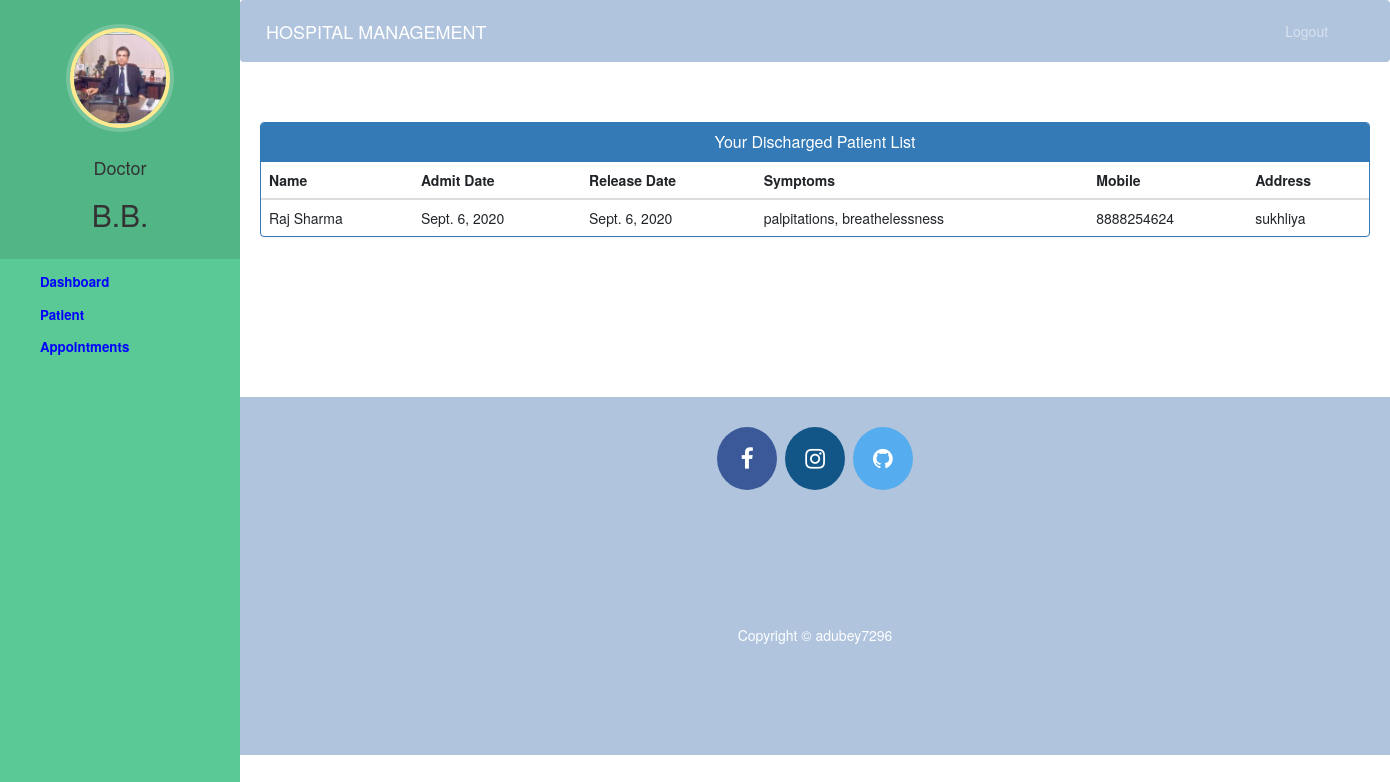
The app's page /doctor-view-discharge-patient (signed in) with its own data.
### home/models.py (models this page shows, shortened)
class Doctor(models.Model):
    user=models.OneToOneField(User,on_delete=models.CASCADE)
    profile_pic= models.ImageField(upload_to='profile_pic/DoctorProfilePic/',null=True,blank=True)
    address = models.CharField(max_length=40,null=True)
    mobile = models.CharField(max_length=20,null=True)
    department= models.CharField(max_length=50,choices=departments,default='Cardiologist')
    status=models.BooleanField(default=False)

class PatientDischargeDetails(models.Model):
    patientId=models.PositiveIntegerField(null=True)
    patientName=models.CharField(max_length=40,null=True)
    assignedDoctorName=models.CharField(max_length=40,null=True)
    address = models.CharField(max_length=40,null=True)
    mobile = models.CharField(max_length=20,null=True)
    symptoms = models.CharField(max_length=100,null=True)
    admitDate=models.DateField(null=False)
    releaseDate=models.DateField(null=False)
    daySpent=models.PositiveIntegerField(null=False)
    roomCharge=models.PositiveIntegerField(null=False)
    medicineCost=models.PositiveIntegerField(null=False)
    doctorFee=models.PositiveIntegerField(null=False)
    OtherCharge=models.PositiveIntegerField(null=False)
    total=models.PositiveIntegerField(null=False)

### home/views.py (the view)
# urls.py: path('doctor-view-discharge-patient',views.doctor_view_discharge_patient_view,name='doctor-view-discharge-patient'),
@login_required(login_url='doctorlogin')
@user_passes_test(is_doctor)
def doctor_view_discharge_patient_view(request):
    dischargedpatients=models.PatientDischargeDetails.objects.all().distinct().filter(assignedDoctorName=request.user.first_name)
    doctor=models.Doctor.objects.get(user_id=request.user.id) #for profile picture of doctor in sidebar
    return render(request,'hospital/doctor_view_discharge_patient.html',{'dischargedpatients':dischargedpatients,'doctor':doctor})

### home/views.py (called while the page is built)
def is_doctor(user):
    return user.groups.filter(name='DOCTOR').exists()

### templates/hospital/doctor_view_discharge_patient.html (shortened to what this page needs)
{% extends 'hospital/doctor_base.html' %}
{% block content %}
{%load static%}
<head>
  <link href="//netdna.bootstrapcdn.com/bootstrap/3.0.0/css/bootstrap.min.css" rel="stylesheet" id="bootstrap-css">
</head>
<div class="container">
  <div class="panel panel-primary">
    <div class="panel-heading">
      <h6 class="panel-title">Your Discharged Patient List</h6>
    </div>
    <table class="table table-hover" id="dev-table">
      <thead>
        <tr>
          <th>Name</th>
          <th>Admit Date</th>
          <th>Release Date</th>
          <th>Symptoms</th>
          <th>Mobile</th>
          <th>Address</th>
        </tr>
      </thead>
      {% for p in dischargedpatients %}
      <tr>
        <td> {{p.patientName}}</td>
        <td>{{p.admitDate}}</td>
        <td>{{p.releaseDate}}</td>
        <td>{{p.symptoms}}</td>
        <td>{{p.mobile}}</td>
        <td>{{p.address}}</td>
      </tr>
      {% endfor %}
    </table>
  </div>
</div>
{% endblock content %}

### templates/hospital/doctor_base.html (shortened to what this page needs)
<!DOCTYPE html>
{% load static %}
<html lang="en">
<head>
  <link rel="stylesheet" href="https://stackpath.bootstrapcdn.com/bootstrap/4.3.1/css/bootstrap.min.css">
  <link rel="stylesheet" href="https://maxcdn.bootstrapcdn.com/font-awesome/4.7.0/css/font-awesome.min.css">
  <link rel="stylesheet" href="{% static '/style.css' %}">
</head>
<body>
  <nav class="menu" tabindex="0">
    <header class="avatar">
      <img src="{% static doctor.profile_pic.url %}" alt="Profile Pic" />
      <br><br>
      <h4>Doctor</h4>
      <h2>{{request.user.first_name}}</h2>
    </header>
    <ul>
      <li tabindex="0" class="icon-dashboard"><b><a style="color:blue; text-decoration:none;" href="/doctor-dashboard"><span>Dashboard</span></a></b></li>
      <li tabindex="0" class="icon-users"><b><a style="color:blue; text-decoration:none;" href="/doctor-patient"><span>Patient</span></a></b></li>
      <li tabindex="0" class="icon-calendar"><b><a style="color:blue; text-decoration:none;" href="/doctor-appointment"><span>Appointments</span></a></b></li>
    </ul>
  </nav>
  <main>
    <div class="bs-example">
      <nav class="navbar navbar-expand-md  navbar-dark fixed-top" style="background:#b0c4de;">
        <a href="/admin-dashboard" class="navbar-brand">HOSPITAL MANAGEMENT</a>
        <div class="collapse navbar-collapse justify-content-between" id="navbarCollapse">
          <div class="navbar-nav" style=" margin-left: 90%;">
            <a href="/logout" class="nav-item nav-link">Logout</a>
          </div>
        </div>
      </nav>
    </div>
    <br><br>
    {% block content %}
    {% endblock content %}
    <br><br><br><br><br><br><br>
    <footer>
      <p>
        <a id="ftr" href="https://www.facebook.com/aditi.dubey.52035/" class="fa fa-facebook"></a>
        <a id="ftr" href="https://www.instagram.com/chikudubey296/" class="fa fa-instagram"></a>
        <a id="ftr" href="https://github.com/adubey7296" class="fa fa-github"></a>
      </p>
      <br>
      <div class="container">
        <div class="row">
          <div class="col-md-12 col-sm-12">
            <div style="color:#ffffff;" class="wow fadeInUp footer-copyright">
              <p>Copyright &copy; adubey7296 </p>
            </div>
          </div>
        </div>
      </div>
    </footer>
  </main>
</body>
</html>

### home/static/home/style.css (style rules this page uses)
body { padding-left: 240px; }
main { position: relative; height: 100vh; }
.menu { background: #5bc995; height: 100vh; width: 240px; position: fixed; top: 0px; left: 0; z-index: 5; outline: none; }
.menu .avatar { background: rgba(0, 0, 0, 0.1); padding: 2em 0.5em; text-align: center; }
.menu .avatar img { width: 100px; border-radius: 50%; overflow: hidden; border: 4px solid #ffea92; box-shadow: 0 0 0 4px rgba(255, 255, 255, 0.2); }
.menu .avatar h2 { font-weight: normal; margin-bottom: 0; }
.menu ul { list-style: none; padding: 0.5em 0; margin: 0; }
.menu ul li { padding: 0.5em 1em 0.5em 3em; font-size: 0.95em; font-weight: regular; background-repeat: no-repeat; background-position: left 15px center; background-size: auto 20px; transition: all 0.15s linear; cursor: pointer; }

### templates/hospital/doctor_base.html (style rules this page uses)
a:link { text-decoration: none; }
a { color: white; }
footer { padding: 0px 0px 0px 0px; background-color: lightsteelblue; margin: 0px; }
#ftr { padding: 20px; }
.fa { font-size: 23px; width: 60px; text-align: center; text-decoration: none; margin: 5px 2px; border-radius: 50%; }
.fa-facebook { background: #3B5998; color: white; margin-top: 30px; }
.fa-github { background: #55ACEE; color: white; }
.fa-instagram { background: #125688; color: white; }
p { text-align: center; }

### templates/hospital/doctor_view_discharge_patient.html (style rules this page uses)
a:link { text-decoration: none; }
h6 { text-align: center; }
.row { margin: 100px; }

### records on screen
Doctor: profile_pic (picture)
PatientDischargeDetails: patientName "Raj Sharma", admitDate "Sept. 6, 2020", releaseDate "Sept. 6, 2020", symptoms "palpitations, breathelessness", mobile "8888254624", address "sukhliya"

### other values on screen
{{ request.user.first_name }} "B.B."
